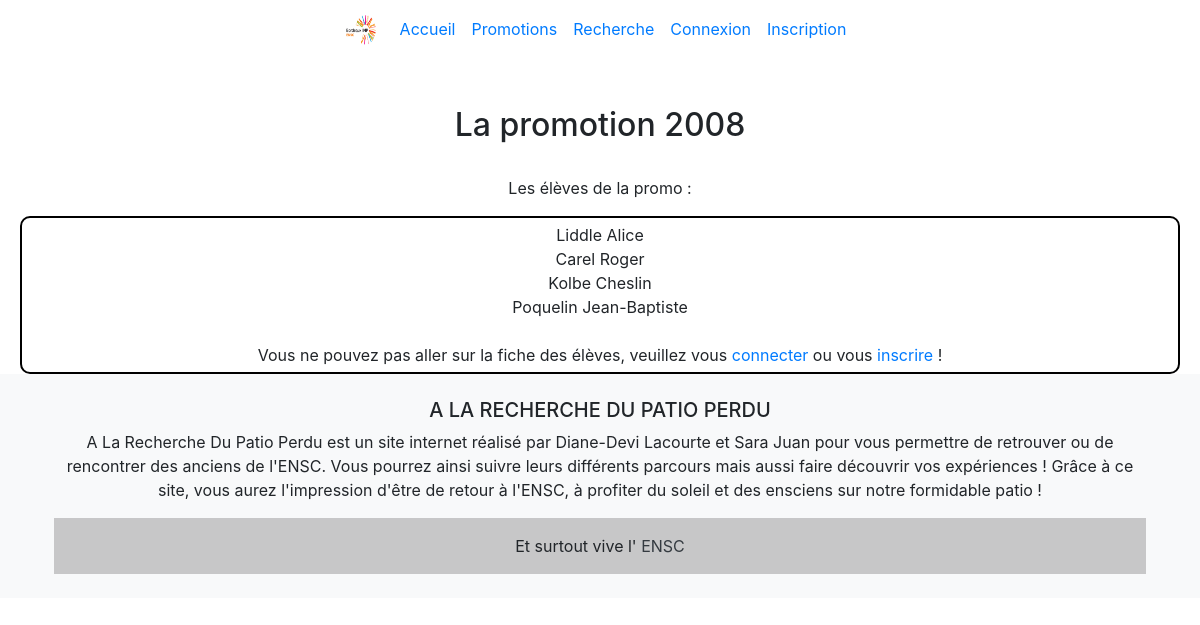
Screenshot of /descpromo.php?promo=2008 with the database file from the repository.
### tables this page shows
CREATE TABLE `eleve` (
  `id_eleve` int(10) NOT NULL,
  `nom_eleve` varchar(50) DEFAULT NULL,
  `prenom_eleve` varchar(50) DEFAULT NULL,
  `sexe` varchar(1) DEFAULT NULL,
  `date_naissance` date DEFAULT NULL,
  `telephone_eleve` int(10) DEFAULT NULL,
  `ad_mail` varchar(50) DEFAULT NULL,
  `ad_postale` varchar(50) DEFAULT NULL,
  `code_postal` int(5) DEFAULT NULL,
  `ville` varchar(50) DEFAULT NULL,
  `annee` int(11) NOT NULL,
  `id_etat` int(11) NOT NULL,
  `id_gestionnaire` int(11) NOT NULL
);

### includes/functions.php (called while the page is built, shortened)
<?php
function getDb() {
    $server = "localhost";
    $username = "alarunru_admin";
    $password = "20kaonashi23";
    $db = "alarunru_anciens";
    return new PDO("mysql:host=$server;dbname=$db;charset=utf8", "$username", "$password",
    array(PDO::ATTR_ERRMODE => PDO::ERRMODE_EXCEPTION));
}
function isUserConnected() {
    return isset($_SESSION['login']);
}
function get_student_by_promo($promo){
    $request = getDb() -> prepare("SELECT * FROM eleve WHERE annee=?");
    $request->execute(array($promo));
    return $request;
}
function is_gest_connected(){
    $request=getDB()->prepare("SELECT login_gestionnaire FROM gestionnaire");
    $request->execute();
    $res = $request->fetch();
    if(isUserConnected()){
        foreach ($res as $ligne){
            if($_SESSION['login'] == $ligne) {return true;}
        }
    }
    else{
            return false;
    }
}

### descpromo.php (the view, shortened to what this page needs)
<?php session_start();
    include_once "includes/head.php";
    include_once "includes/functions.php";
    $promo = $_GET['promo'];
    $eleve = get_student_by_promo($promo);
	$res = $eleve->fetchAll(); ?>
<html>
    <?php include_once "includes/header.php"; ?>
    <h2 class="titre_page">La promotion <?php echo "$promo"; ?></h2>
    <p class="titre_page"> Les élèves de la promo :</p>
    <div class="cadre">
        <?php
        foreach( $res as $ligne)
            { $nom = $ligne['nom_eleve'] ;
            $prenom = $ligne['prenom_eleve'];
            if(isUserConnected()) { ?>
                <a class="center" href="desceleve.php?nom=<?php echo "$nom"?>&prenom=<?php echo "$prenom"?>"><?php echo "$nom $prenom" ?></a><br/>
                <?php }else{?>
                    <div class="titre_page">
			    <?php echo "$nom $prenom";?>
                    </br></div> <?php
                 }
            }
	    if(!isUserConnected()){ ?>
		<div class="titre_page">
			<br/>Vous ne pouvez pas aller sur la fiche des élèves, veuillez vous <a href="login.php">connecter</a> ou vous <a href="inscription.php">inscrire</a> ! <br/>
			</div>
		</div> <?php
	    }
?> </div>
</html>
<?php include_once "includes/footer.php"; ?>

### css/style.css (style rules this page uses)
.titre_page, .soustitre { text-align:center; padding-right: 10px; padding-left:10px; }
.cadre { border-width:2px; border-style: solid; border-color: black; border-radius: 10px; margin-left:20px; margin-right: 20px; padding: 5px; }

### rows the page displays
eleve: nom_eleve "Liddle", prenom_eleve "Alice"
eleve: nom_eleve "Carel", prenom_eleve "Roger"
eleve: nom_eleve "Kolbe", prenom_eleve "Cheslin"
eleve: nom_eleve "Poquelin", prenom_eleve "Jean-Baptiste"

### other values shown
$promo "2008"
